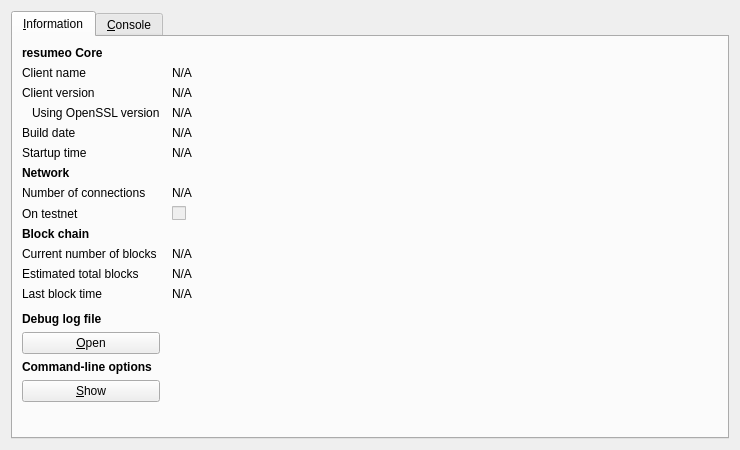
<?xml version="1.0" encoding="UTF-8"?>
<ui version="4.0">
 <class>RPCConsole</class>
 <widget class="QDialog" name="RPCConsole">
  <property name="geometry">
   <rect>
    <x>0</x>
    <y>0</y>
    <width>740</width>
    <height>450</height>
   </rect>
  </property>
  <property name="windowTitle">
   <string>resumeo - Debug window</string>
  </property>
  <layout class="QVBoxLayout" name="verticalLayout_2">
   <item>
    <widget class="QTabWidget" name="tabWidget">
     <property name="currentIndex">
      <number>0</number>
     </property>
     <widget class="QWidget" name="tab_info">
      <attribute name="title">
       <string>&amp;Information</string>
      </attribute>
      <layout class="QGridLayout" name="gridLayout" columnstretch="0,1">
       <property name="horizontalSpacing">
        <number>12</number>
       </property>
       <item row="0" column="0">
        <widget class="QLabel" name="label_9">
         <property name="font">
          <font>
           <weight>75</weight>
           <bold>true</bold>
          </font>
         </property>
         <property name="text">
          <string>resumeo Core</string>
         </property>
        </widget>
       </item>
       <item row="1" column="0">
        <widget class="QLabel" name="label_5">
         <property name="text">
          <string>Client name</string>
         </property>
        </widget>
       </item>
       <item row="1" column="1">
        <widget class="QLabel" name="clientName">
         <property name="cursor">
          <cursorShape>IBeamCursor</cursorShape>
         </property>
         <property name="text">
          <string>N/A</string>
         </property>
         <property name="textFormat">
          <enum>Qt::PlainText</enum>
         </property>
         <property name="textInteractionFlags">
          <set>Qt::LinksAccessibleByMouse|Qt::TextSelectableByKeyboard|Qt::TextSelectableByMouse</set>
         </property>
        </widget>
       </item>
       <item row="2" column="0">
        <widget class="QLabel" name="label_6">
         <property name="text">
          <string>Client version</string>
         </property>
        </widget>
       </item>
       <item row="2" column="1">
        <widget class="QLabel" name="clientVersion">
         <property name="cursor">
          <cursorShape>IBeamCursor</cursorShape>
         </property>
         <property name="text">
          <string>N/A</string>
         </property>
         <property name="textFormat">
          <enum>Qt::PlainText</enum>
         </property>
         <property name="textInteractionFlags">
          <set>Qt::LinksAccessibleByMouse|Qt::TextSelectableByKeyboard|Qt::TextSelectableByMouse</set>
         </property>
        </widget>
       </item>
       <item row="3" column="0">
        <widget class="QLabel" name="label_14">
         <property name="text">
          <string>Using OpenSSL version</string>
         </property>
         <property name="indent">
          <number>10</number>
         </property>
        </widget>
       </item>
       <item row="3" column="1">
        <widget class="QLabel" name="openSSLVersion">
         <property name="cursor">
          <cursorShape>IBeamCursor</cursorShape>
         </property>
         <property name="text">
          <string>N/A</string>
         </property>
         <property name="textFormat">
          <enum>Qt::PlainText</enum>
         </property>
         <property name="textInteractionFlags">
          <set>Qt::LinksAccessibleByMouse|Qt::TextSelectableByKeyboard|Qt::TextSelectableByMouse</set>
         </property>
        </widget>
       </item>
       <item row="4" column="0">
        <widget class="QLabel" name="label_12">
         <property name="text">
          <string>Build date</string>
         </property>
        </widget>
       </item>
       <item row="4" column="1">
        <widget class="QLabel" name="buildDate">
         <property name="cursor">
          <cursorShape>IBeamCursor</cursorShape>
         </property>
         <property name="text">
          <string>N/A</string>
         </property>
         <property name="textFormat">
          <enum>Qt::PlainText</enum>
         </property>
         <property name="textInteractionFlags">
          <set>Qt::LinksAccessibleByMouse|Qt::TextSelectableByKeyboard|Qt::TextSelectableByMouse</set>
         </property>
        </widget>
       </item>
       <item row="5" column="0">
        <widget class="QLabel" name="label_13">
         <property name="text">
          <string>Startup time</string>
         </property>
        </widget>
       </item>
       <item row="5" column="1">
        <widget class="QLabel" name="startupTime">
         <property name="cursor">
          <cursorShape>IBeamCursor</cursorShape>
         </property>
         <property name="text">
          <string>N/A</string>
         </property>
         <property name="textFormat">
          <enum>Qt::PlainText</enum>
         </property>
         <property name="textInteractionFlags">
          <set>Qt::LinksAccessibleByMouse|Qt::TextSelectableByKeyboard|Qt::TextSelectableByMouse</set>
         </property>
        </widget>
       </item>
       <item row="6" column="0">
        <widget class="QLabel" name="label_11">
         <property name="font">
          <font>
           <weight>75</weight>
           <bold>true</bold>
          </font>
         </property>
         <property name="text">
          <string>Network</string>
         </property>
        </widget>
       </item>
       <item row="7" column="0">
        <widget class="QLabel" name="label_7">
         <property name="text">
          <string>Number of connections</string>
         </property>
        </widget>
       </item>
       <item row="7" column="1">
        <widget class="QLabel" name="numberOfConnections">
         <property name="cursor">
          <cursorShape>IBeamCursor</cursorShape>
         </property>
         <property name="text">
          <string>N/A</string>
         </property>
         <property name="textFormat">
          <enum>Qt::PlainText</enum>
         </property>
         <property name="textInteractionFlags">
          <set>Qt::LinksAccessibleByMouse|Qt::TextSelectableByKeyboard|Qt::TextSelectableByMouse</set>
         </property>
        </widget>
       </item>
       <item row="8" column="0">
        <widget class="QLabel" name="label_8">
         <property name="text">
          <string>On testnet</string>
         </property>
        </widget>
       </item>
       <item row="8" column="1">
        <widget class="QCheckBox" name="isTestNet">
         <property name="enabled">
          <bool>false</bool>
         </property>
         <property name="text">
          <string/>
         </property>
        </widget>
       </item>
       <item row="9" column="0">
        <widget class="QLabel" name="label_10">
         <property name="font">
          <font>
           <weight>75</weight>
           <bold>true</bold>
          </font>
         </property>
         <property name="text">
          <string>Block chain</string>
         </property>
        </widget>
       </item>
       <item row="10" column="0">
        <widget class="QLabel" name="label_3">
         <property name="text">
          <string>Current number of blocks</string>
         </property>
        </widget>
       </item>
       <item row="10" column="1">
        <widget class="QLabel" name="numberOfBlocks">
         <property name="cursor">
          <cursorShape>IBeamCursor</cursorShape>
         </property>
         <property name="text">
          <string>N/A</string>
         </property>
         <property name="textFormat">
          <enum>Qt::PlainText</enum>
         </property>
         <property name="textInteractionFlags">
          <set>Qt::LinksAccessibleByMouse|Qt::TextSelectableByKeyboard|Qt::TextSelectableByMouse</set>
         </property>
        </widget>
       </item>
       <item row="11" column="0">
        <widget class="QLabel" name="label_4">
         <property name="text">
          <string>Estimated total blocks</string>
         </property>
        </widget>
       </item>
       <item row="11" column="1">
        <widget class="QLabel" name="totalBlocks">
         <property name="cursor">
          <cursorShape>IBeamCursor</cursorShape>
         </property>
         <property name="text">
          <string>N/A</string>
         </property>
         <property name="textFormat">
          <enum>Qt::PlainText</enum>
         </property>
         <property name="textInteractionFlags">
          <set>Qt::LinksAccessibleByMouse|Qt::TextSelectableByKeyboard|Qt::TextSelectableByMouse</set>
         </property>
        </widget>
       </item>
       <item row="12" column="0">
        <widget class="QLabel" name="label_2">
         <property name="text">
          <string>Last block time</string>
         </property>
        </widget>
       </item>
       <item row="12" column="1">
        <widget class="QLabel" name="lastBlockTime">
         <property name="cursor">
          <cursorShape>IBeamCursor</cursorShape>
         </property>
         <property name="text">
          <string>N/A</string>
         </property>
         <property name="textFormat">
          <enum>Qt::PlainText</enum>
         </property>
         <property name="textInteractionFlags">
          <set>Qt::LinksAccessibleByMouse|Qt::TextSelectableByKeyboard|Qt::TextSelectableByMouse</set>
         </property>
        </widget>
       </item>
       <item row="13" column="0">
        <spacer name="verticalSpacer_2">
         <property name="orientation">
          <enum>Qt::Vertical</enum>
         </property>
         <property name="sizeHint" stdset="0">
          <size>
           <width>20</width>
           <height>20</height>
          </size>
         </property>
        </spacer>
       </item>
       <item row="14" column="0">
        <widget class="QLabel" name="labelDebugLogfile">
         <property name="font">
          <font>
           <weight>75</weight>
           <bold>true</bold>
          </font>
         </property>
         <property name="text">
          <string>Debug log file</string>
         </property>
        </widget>
       </item>
       <item row="15" column="0">
        <widget class="QPushButton" name="openDebugLogfileButton">
         <property name="toolTip">
          <string>Open the resumeo debug log file from the current data directory. This can take a few seconds for large log files.</string>
         </property>
         <property name="text">
          <string>&amp;Open</string>
         </property>
         <property name="autoDefault">
          <bool>false</bool>
         </property>
        </widget>
       </item>
       <item row="16" column="0">
        <widget class="QLabel" name="labelCLOptions">
         <property name="font">
          <font>
           <weight>75</weight>
           <bold>true</bold>
          </font>
         </property>
         <property name="text">
          <string>Command-line options</string>
         </property>
        </widget>
       </item>
       <item row="17" column="0">
        <widget class="QPushButton" name="showCLOptionsButton">
         <property name="toolTip">
          <string>Show the resumeo-Qt help message to get a list with possible resumeo command-line options.</string>
         </property>
         <property name="text">
          <string>&amp;Show</string>
         </property>
         <property name="autoDefault">
          <bool>false</bool>
         </property>
        </widget>
       </item>
       <item row="18" column="0">
        <spacer name="verticalSpacer">
         <property name="orientation">
          <enum>Qt::Vertical</enum>
         </property>
         <property name="sizeHint" stdset="0">
          <size>
           <width>20</width>
           <height>40</height>
          </size>
         </property>
        </spacer>
       </item>
      </layout>
     </widget>
     <widget class="QWidget" name="tab_console">
      <attribute name="title">
       <string>&amp;Console</string>
      </attribute>
      <layout class="QVBoxLayout" name="verticalLayout_3">
       <property name="spacing">
        <number>3</number>
       </property>
       <item>
        <widget class="QTextEdit" name="messagesWidget">
         <property name="minimumSize">
          <size>
           <width>0</width>
           <height>100</height>
          </size>
         </property>
         <property name="readOnly">
          <bool>true</bool>
         </property>
         <property name="tabKeyNavigation" stdset="0">
          <bool>false</bool>
         </property>
         <property name="columnCount" stdset="0">
          <number>2</number>
         </property>
        </widget>
       </item>
       <item>
        <layout class="QHBoxLayout" name="horizontalLayout">
         <property name="spacing">
          <number>3</number>
         </property>
         <item>
          <widget class="QLabel" name="label">
           <property name="text">
            <string notr="true">&gt;</string>
           </property>
          </widget>
         </item>
         <item>
          <widget class="QLineEdit" name="lineEdit"/>
         </item>
         <item>
          <widget class="QPushButton" name="clearButton">
           <property name="maximumSize">
            <size>
             <width>24</width>
             <height>24</height>
            </size>
           </property>
           <property name="toolTip">
            <string>Clear console</string>
           </property>
           <property name="text">
            <string/>
           </property>
           <property name="icon">
            <iconset resource="../bitcoin.qrc">
             <normaloff>:/icons/remove</normaloff>:/icons/remove</iconset>
           </property>
           <property name="shortcut">
            <string notr="true">Ctrl+L</string>
           </property>
           <property name="autoDefault">
            <bool>false</bool>
           </property>
          </widget>
         </item>
        </layout>
       </item>
      </layout>
     </widget>
    </widget>
   </item>
  </layout>
 </widget>
 <resources>
  <include location="../bitcoin.qrc"/>
 </resources>
 <connections/>
</ui>
